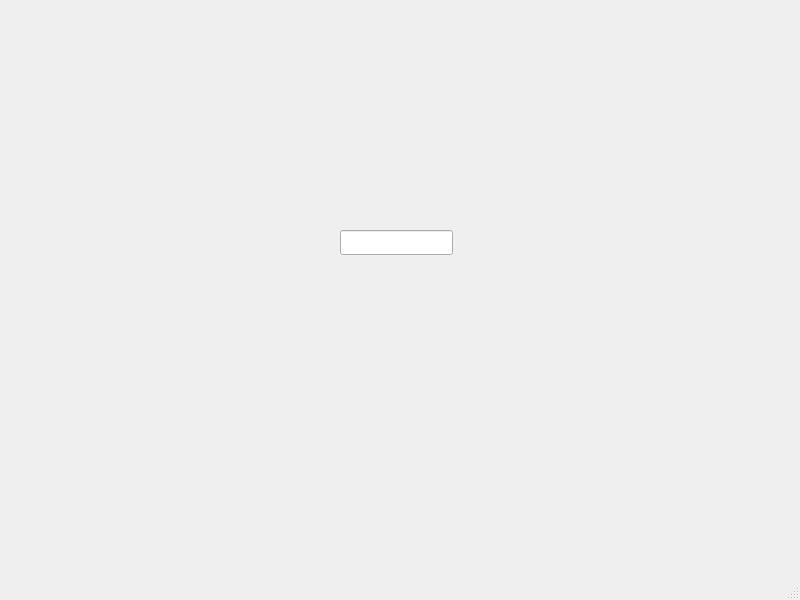
<?xml version="1.0" encoding="UTF-8"?>
<ui version="4.0">
 <class>MainWindow</class>
 <widget class="QMainWindow" name="MainWindow">
  <property name="geometry">
   <rect>
    <x>0</x>
    <y>0</y>
    <width>800</width>
    <height>600</height>
   </rect>
  </property>
  <property name="windowTitle">
   <string>MainWindow</string>
  </property>
  <widget class="QWidget" name="centralwidget">
   <widget class="QLineEdit" name="lineEdit">
    <property name="geometry">
     <rect>
      <x>340</x>
      <y>230</y>
      <width>113</width>
      <height>25</height>
     </rect>
    </property>
   </widget>
  </widget>
  <widget class="QMenuBar" name="menubar">
   <property name="geometry">
    <rect>
     <x>0</x>
     <y>0</y>
     <width>800</width>
     <height>22</height>
    </rect>
   </property>
  </widget>
  <widget class="QStatusBar" name="statusbar"/>
 </widget>
 <resources/>
 <connections/>
</ui>
